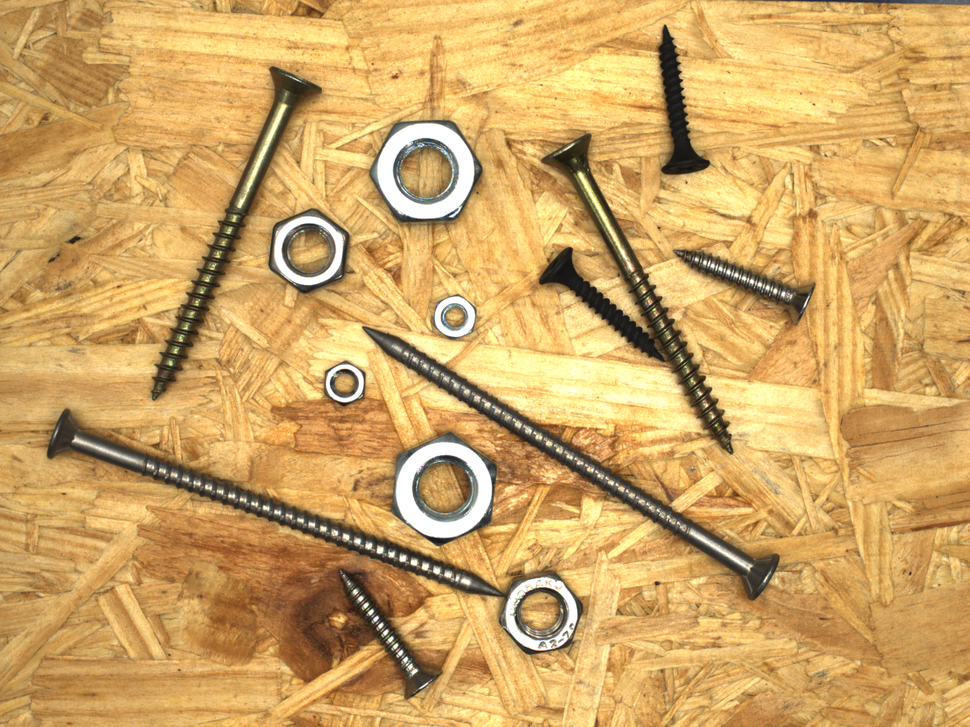
#> input picture Code/test_data/screws_375.png, 970 x 727 px, shrunk from 1920 x 1440 before the run
$ jupyter execute histogram_filtering.ipynb   (shell and % lines are left out)
#> lines starting #> are read from the running program, lines starting #| are printed output that depends on the picture
[cell 1]
import matplotlib.pyplot as plt   #We use matplotlib library for plotting
import matplotlib.image as mpimg
import matplotlib.colors as clr
import numpy as np

[cell 2]
img = mpimg.imread("test_data/screws_375.png")
#> img is the input picture: shape (727, 970, 3) float32; mean R, G, B 0.815, 0.65, 0.392

[cell 3]
img_plot= plt.imshow(img)
plt.colorbar()
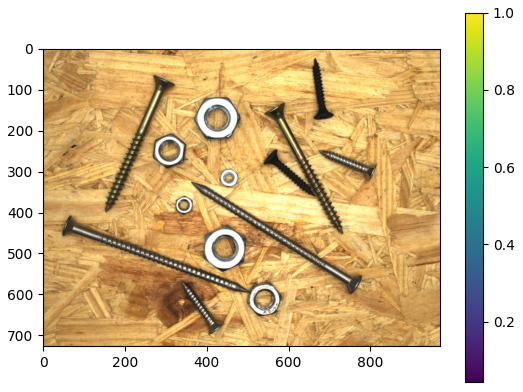
#> figure drawn by matplotlib, 2 panels

[cell 4]
blue_img = img [:, :, 2] * 255
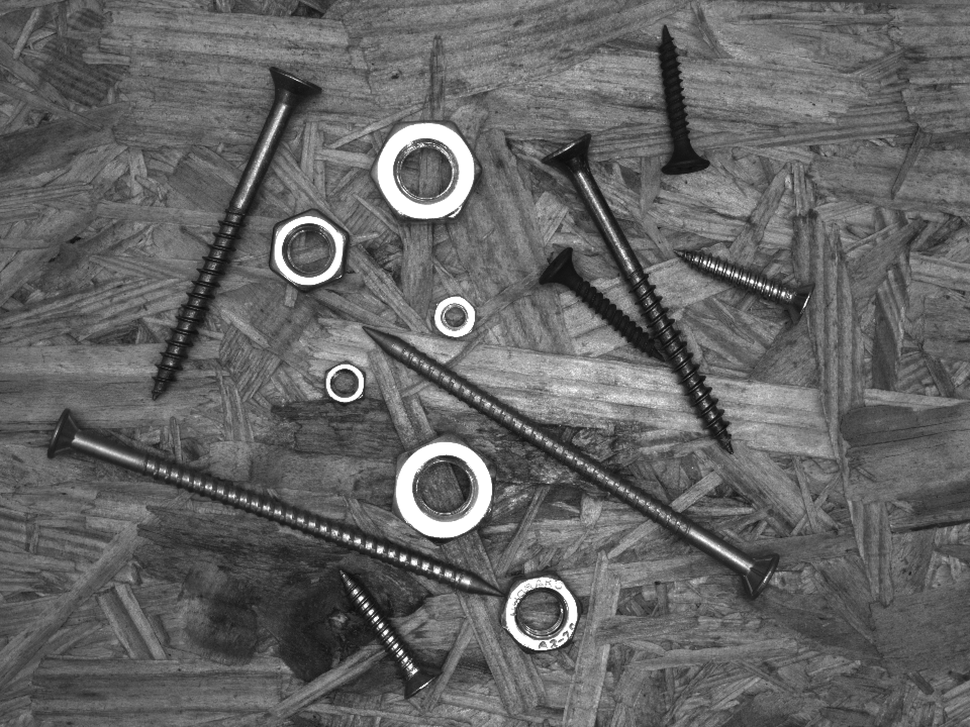
#> blue_img: shape (727, 970) float32; min 11, max 255, mean 100
plt.imshow(blue_img)
plt.colorbar()
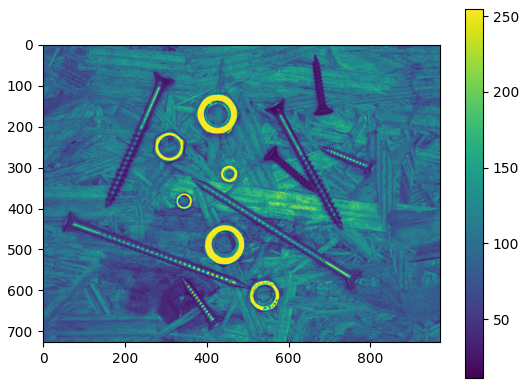
#> figure drawn by matplotlib, 2 panels

[cell 5]
hist,bins = np.histogram(blue_img.flatten(),256,[0,256])
#> hist = 256 values, max 10030 at index 97, min 0 at index 0, mean 2754.6; bins = 257 values from 0 to 256

cdf = hist.cumsum()
#> cdf = 256 values from 0 to 705190
cdf_normalized = cdf * hist.max()/ cdf.max()
#> cdf_normalized = 256 values from 0 to 10030

plt.plot(cdf_normalized, color = 'b')
plt.hist(blue_img.flatten(),256,[0,256], color = 'r')
plt.xlim([0,256])
plt.legend(('cdf','histogram'), loc = 'upper left')
plt.show()
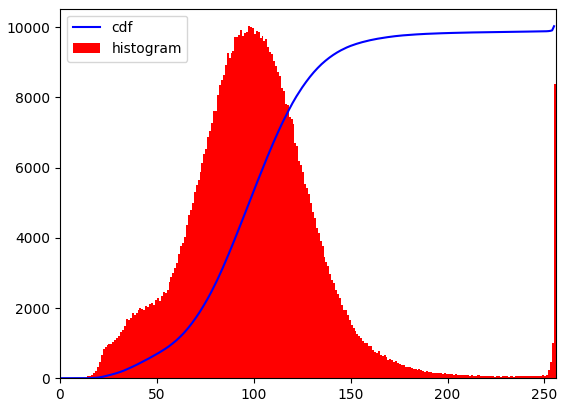
#> figure drawn by matplotlib, 1 panel; tallest bar 10030 high, from x = 97 to 98; curve peaks at x = 255, y = 10030

$ run again, with Code/test_data/screws_005.png copied over Code/test_data/screws_375.png
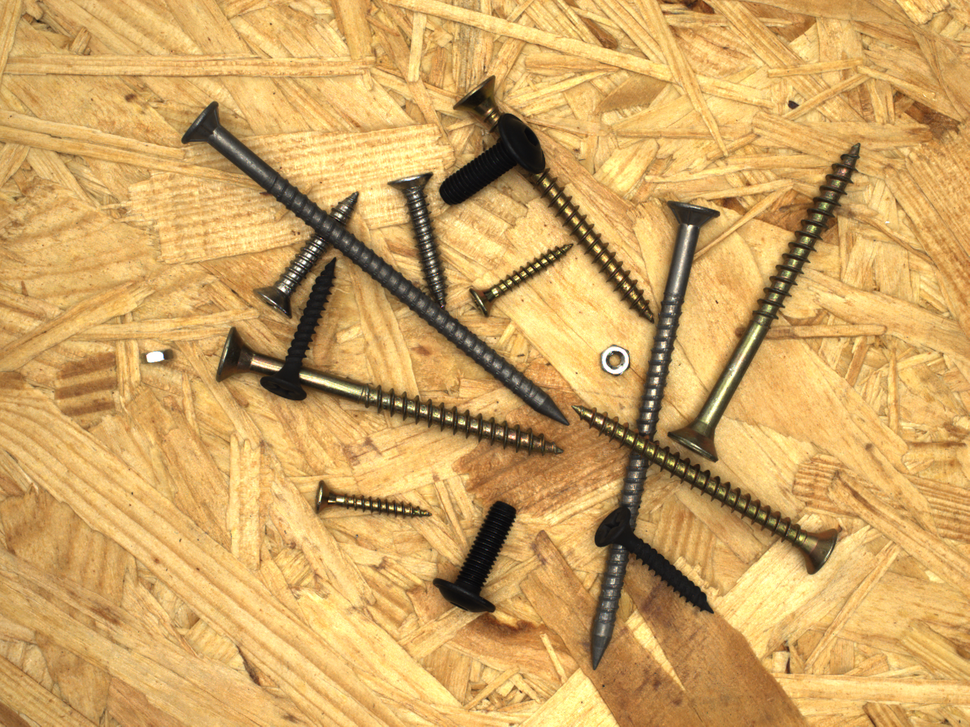
#> input picture Code/test_data/screws_005.png, 970 x 727 px, shrunk from 1920 x 1440 before the run
#> img is the input picture: shape (727, 970, 3) float32; mean R, G, B 0.819, 0.651, 0.387
#> `[cell 4] blue_img = img [:, :, 2] * 255 plt.imshow(blue_img) plt.color..`:
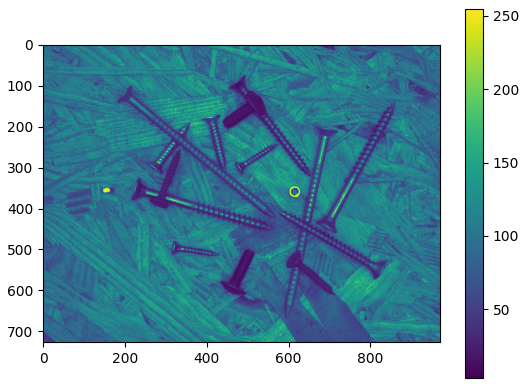
#> figure drawn by matplotlib, 2 panels
#> hist = 256 values, max 10395 at index 108, min 0 at index 0, mean 2754.6; bins = 257 values from 0 to 256
#> cdf = 256 values from 0 to 705190
#> cdf_normalized = 256 values from 0 to 10395
#> `plt.show()`:
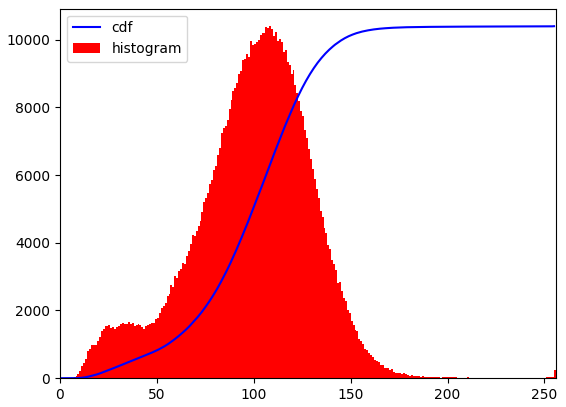
#> figure drawn by matplotlib, 1 panel; tallest bar 10395 high, from x = 108 to 109; curve peaks at x = 255, y = 10395

$ run again, with Code/test_data/screws_006.png copied over Code/test_data/screws_375.png
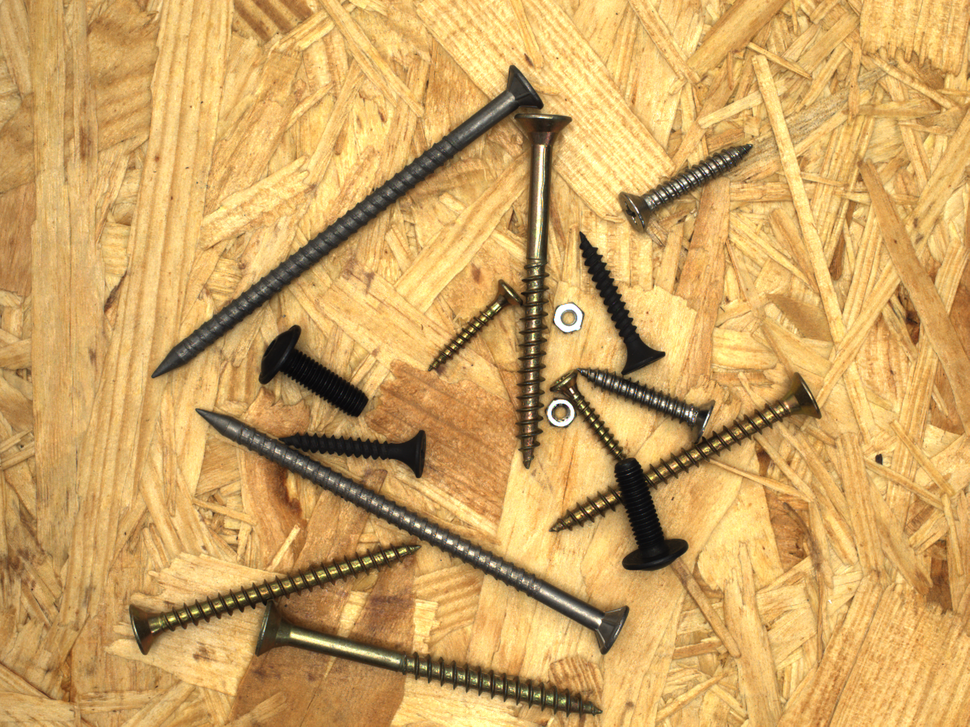
#> input picture Code/test_data/screws_006.png, 970 x 727 px, shrunk from 1920 x 1440 before the run
#> img is the input picture: shape (727, 970, 3) float32; mean R, G, B 0.813, 0.647, 0.385
#> `[cell 4] blue_img = img [:, :, 2] * 255 plt.imshow(blue_img) plt.color..`:
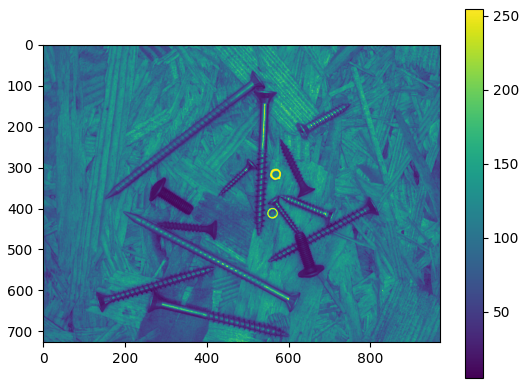
#> figure drawn by matplotlib, 2 panels
#> hist = 256 values, max 10211 at index 105, min 0 at index 0, mean 2754.6; bins = 257 values from 0 to 256
#> cdf = 256 values from 0 to 705190
#> cdf_normalized = 256 values from 0 to 10211
#> `plt.show()`:
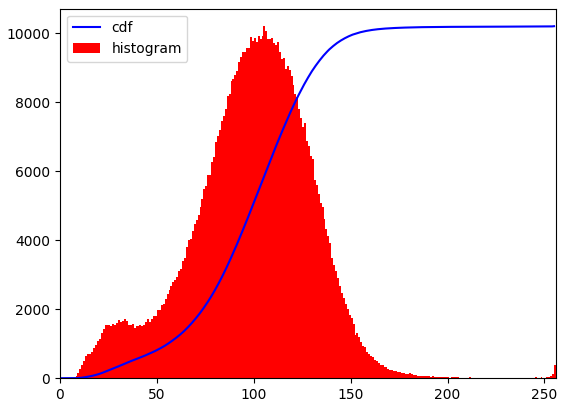
#> figure drawn by matplotlib, 1 panel; tallest bar 10211 high, from x = 105 to 106; curve peaks at x = 255, y = 10211

$ run again, with Code/test_data/screws_009.png copied over Code/test_data/screws_375.png
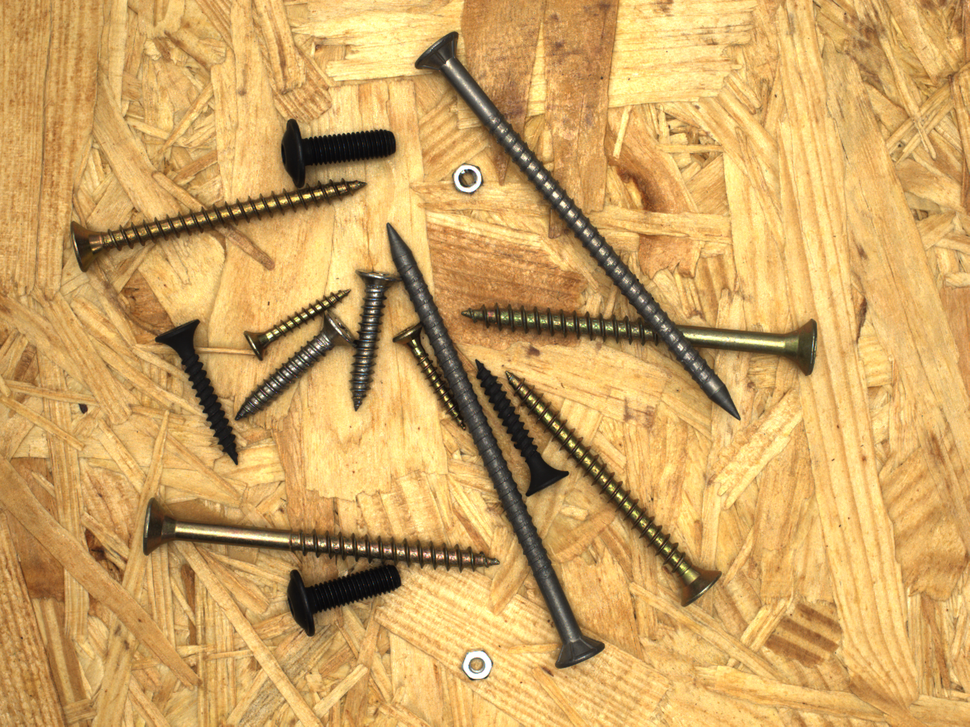
#> input picture Code/test_data/screws_009.png, 970 x 727 px, shrunk from 1920 x 1440 before the run
#> img is the input picture: shape (727, 970, 3) float32; mean R, G, B 0.815, 0.648, 0.385
#> `[cell 4] blue_img = img [:, :, 2] * 255 plt.imshow(blue_img) plt.color..`:
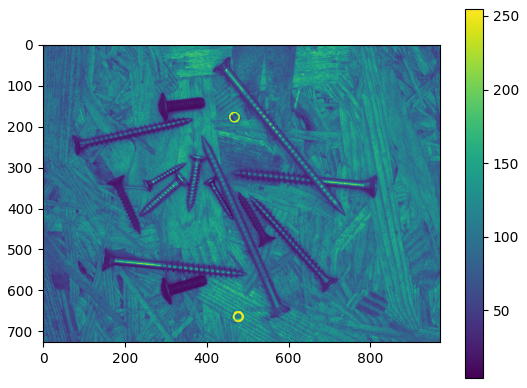
#> figure drawn by matplotlib, 2 panels
#> hist = 256 values, max 10077 at index 102, min 0 at index 0, mean 2754.6; bins = 257 values from 0 to 256
#> cdf = 256 values from 0 to 705190
#> cdf_normalized = 256 values from 0 to 10077
#> `plt.show()`:
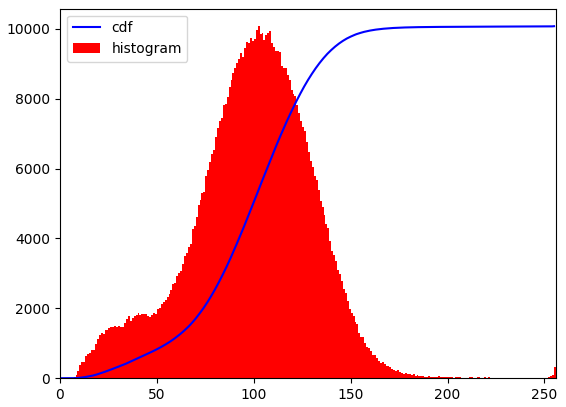
#> figure drawn by matplotlib, 1 panel; tallest bar 10077 high, from x = 102 to 103; curve peaks at x = 255, y = 10077
